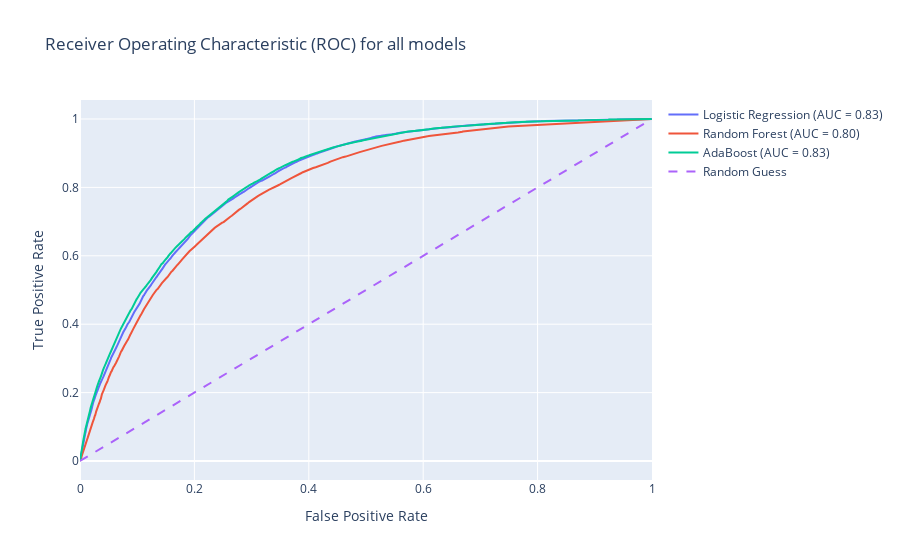

The code cell stored with this chart in its notebook:
### Code cell
# Compute ROC curve and AUC for Logistic Regression
y_pred_prob_lr = logistic_model.predict_proba(X_test)[:, 1]
falsePositiveRate_lr, truePositiveRate_lr, thresholds_lr = roc_curve(Y_test, y_pred_prob_lr)
roc_auc_lr = auc(falsePositiveRate_lr, truePositiveRate_lr)

# Compute ROC curve and AUC for Random Forest
y_pred_prob_rf = random_forest_model.predict_proba(X_test)[:, 1]
falsePositiveRate_rf, truePositiveRate_rf, thresholds_rf = roc_curve(Y_test, y_pred_prob_rf)
roc_auc_rf = auc(falsePositiveRate_rf, truePositiveRate_rf)

# Compute ROC curve and AUC for AdaBoost
y_pred_prob_ab = adaboost_model.predict_proba(X_test)[:, 1]
falsePositiveRate_ab, truePositiveRate_ab, thresholds_ab = roc_curve(Y_test, y_pred_prob_ab)
roc_auc_ab = auc(falsePositiveRate_ab, truePositiveRate_ab)

fig = go.Figure()

# Logistic Regression ROC Curve
fig.add_trace(go.Scatter(x=falsePositiveRate_lr, y=truePositiveRate_lr, mode='lines', name=f'Logistic Regression (AUC = {roc_auc_lr:.2f})'))

# Random Forest ROC Curve
fig.add_trace(go.Scatter(x=falsePositiveRate_rf, y=truePositiveRate_rf, mode='lines', name=f'Random Forest (AUC = {roc_auc_rf:.2f})'))

# AdaBoost ROC Curve
fig.add_trace(go.Scatter(x=falsePositiveRate_ab, y=truePositiveRate_ab, mode='lines', name=f'AdaBoost (AUC = {roc_auc_ab:.2f})'))

# Add diagonal line for random guessing
fig.add_trace(go.Scatter(x=[0, 1], y=[0, 1], mode='lines', name='Random Guess', line=dict(dash='dash')))

fig.update_layout(
    title="Receiver Operating Characteristic (ROC) for all models",
    xaxis_title="False Positive Rate",
    yaxis_title="True Positive Rate",
    showlegend=True)

fig.show()

### Figure 1 — Plotly figure (JSON) as saved in the notebook; plotly's stock layout.template omitted (floating-point values rounded to 4 significant figures; data arrays with more than 128 entries replaced by an {"elided": "..."} marker saying what was removed)
{"data": [{"mode": "lines", "name": "Logistic Regression (AUC = 0.83)", "type": "scatter", "x": {"elided": "12276 float values"}, "y": {"elided": "12276 float values"}}, {"mode": "lines", "name": "Random Forest (AUC = 0.80)", "type": "scatter", "x": {"elided": "1937 float values"}, "y": {"elided": "1937 float values"}}, {"mode": "lines", "name": "AdaBoost (AUC = 0.83)", "type": "scatter", "x": {"elided": "16965 float values"}, "y": {"elided": "16965 float values"}}, {"line": {"dash": "dash"}, "mode": "lines", "name": "Random Guess", "type": "scatter", "x": [0, 1], "y": [0, 1]}], "layout": {"showlegend": true, "title": {"text": "Receiver Operating Characteristic (ROC) for all models"}, "xaxis": {"title": {"text": "False Positive Rate"}}, "yaxis": {"title": {"text": "True Positive Rate"}}}}
